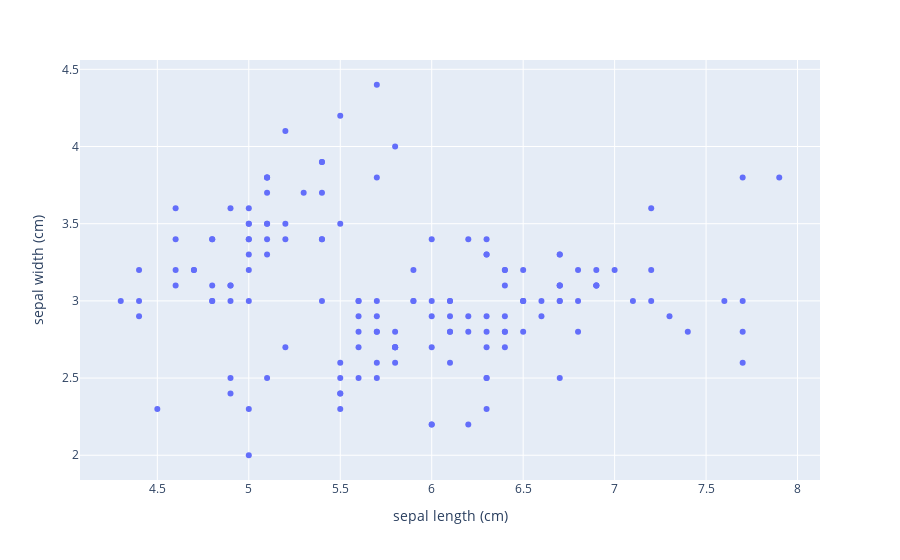

Here is the notebook cell this chart was saved with:
### Code cell
px.scatter(data_frame=data, x='sepal length (cm)', y='sepal width (cm)')

### Figure 1 — Plotly figure (JSON) as saved in the notebook; plotly's stock layout.template omitted (floating-point values rounded to 4 significant figures; data arrays with more than 128 entries replaced by an {"elided": "..."} marker saying what was removed)
{"data": [{"hovertemplate": "sepal length (cm)=%{x}<br>sepal width (cm)=%{y}<extra></extra>", "legendgroup": "", "marker": {"color": "#636efa", "symbol": "circle"}, "mode": "markers", "name": "", "orientation": "v", "showlegend": false, "type": "scatter", "x": {"elided": "150 float values"}, "xaxis": "x", "y": {"elided": "150 float values"}, "yaxis": "y"}], "layout": {"legend": {"tracegroupgap": 0}, "margin": {"t": 60}, "xaxis": {"anchor": "y", "domain": [0, 1], "title": {"text": "sepal length (cm)"}}, "yaxis": {"anchor": "x", "domain": [0, 1], "title": {"text": "sepal width (cm)"}}}}
